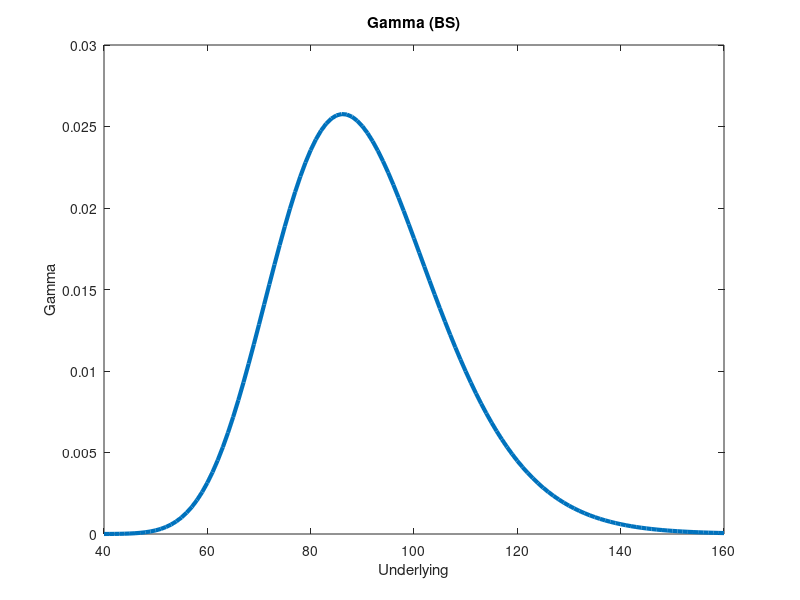

MATLAB code for this plot:
tic
clear;
clc;
clf;

Sigma=0.25;
r = 0.10; %rate

T = 0.5;
K = 95;
Underlying=40:160;
g=blsgamma(Underlying, K, r, T, Sigma);
plot(Underlying,g,'LineWidth',3)
title('Gamma (BS)')
xlabel('Underlying')
ylabel('Gamma')
xlim([40 160])
ylim([0 0.03])
toc